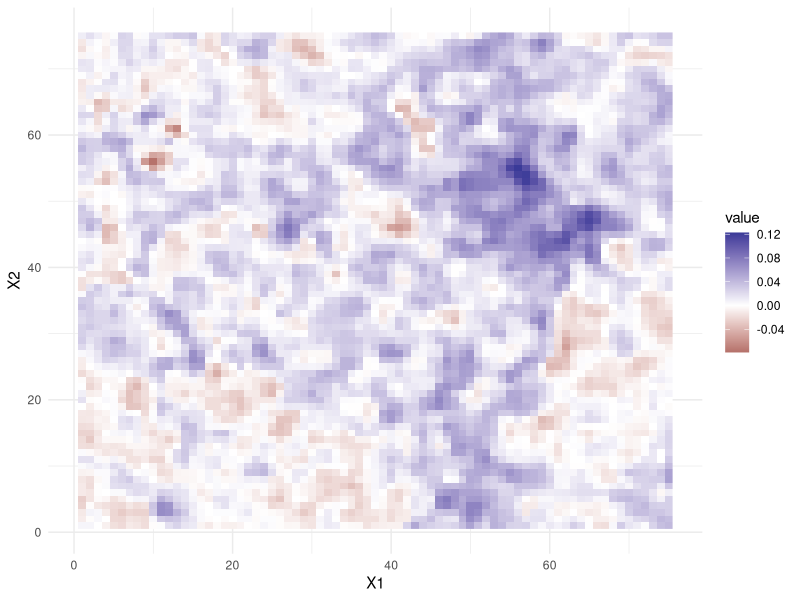

Source code (R): (Note: this script raises an error after producing the figure.)
setwd(dirname(rstudioapi::getActiveDocumentContext()$path))
rm(list=ls())

library(tidyverse)
library(MASS)
library(reshape)
library(ggplot2)

## ---- a
seismic = as.vector(
  read.table('../data/seismic.dat', row.names=NULL))
seismic.df = melt(vapply(seq(1, 75), rep, rep(1,75), times=75))
seismic.df$value = seismic$V1

seismic.obs =
  ggplot(seismic.df, aes(x=X1, y=X2, fill=value)) +
  geom_raster() +
  scale_fill_gradient2() +
  theme_minimal()
print(seismic.obs)
#ggsave("../figures/seismic_data.pdf", plot = seismic.obs,
#       width=5, height=3.5, units="in")

## ---- b
n = nrow(seismic)
p_di_li0 = dnorm(seismic$V1, mean=0.02, sd=0.06)
p_di_li1 = dnorm(seismic$V1, mean=0.08, sd=0.06)
p_di = 0.5 * (p_di_li0 + p_di_li1)
p_li1_di = 0.5 * p_di_li1 / p_di
b_post_reals =
  replicate(10, as.integer(rbernoulli(n, p=p_li1_di)))

# Plot simulations
b_data =
  as_tibble(b_post_reals) %>%
  bind_cols(dplyr::select(seismic.df, X1, X2)) %>%
  gather(sim, value, -X1, -X2)

b_sims_plot =
  ggplot(b_data, aes(x=X1, y=X2, fill=factor(value))) +
  facet_wrap(~sim) +
  geom_raster() +
  scale_fill_brewer() +
  theme_minimal() +
  labs(fill="Value")
ggsave("../figures/b_sims.pdf", plot=b_sims_plot,
       width=6.5, height=5, units="in")

# Plot mean
b_mean_plot =
  dplyr::select(seismic.df, X1, X2) %>%
  add_column(mean=p_li1_di) %>%
  ggplot(aes(x=X1, y=X2, fill=mean)) +
  geom_raster() +
  theme_minimal()
ggsave("../figures/b_mean.pdf", plot=b_mean_plot,
       width=5, height=3.5, units="in")

# Plot variance
b_var_plot =
  dplyr::select(seismic.df, X1, X2) %>%
  add_column(var=p_li1_di * (1 - p_li1_di)) %>%
  ggplot(aes(x=X1, y=X2, fill=var)) +
  geom_raster() +
  theme_minimal()
ggsave("../figures/b_var.pdf", plot=b_var_plot,
       width=5, height=3.5, units="in")

# Plot MMAP
b_mmap_plot =
  dplyr::select(seismic.df, X1, X2) %>%
  add_column(mmap=as.integer(p_li1_di > 0.5)) %>%
  ggplot(aes(x=X1, y=X2, fill=factor(mmap))) +
  geom_raster() +
  scale_fill_brewer() +
  theme_minimal() +
  labs(fill="MMAP")
ggsave("../figures/b_mmap.pdf", plot=b_mmap_plot,
       width=5, height=3.5, units="in")

## ---- c

#Plotting data from comparable domain
complit_mat = as.matrix(read.table('../data/complit.dat', row.names=NULL))
complit_vec = as.vector(t(complit_mat))
complit.df = melt(vapply(seq(1, 66), rep, rep(1,66), times=66))
complit.df$value = complit_vec

complit.obs =
  ggplot(complit.df, aes(x=X1, y=X2, fill=as.factor(value))) +
  geom_raster() +
  scale_fill_brewer() +
  theme_minimal()+
  labs(fill="Data")
print(complit.obs)
ggsave("../figures/complit_data.pdf", plot = complit.obs,
        width=5, height=3.5, units="in")

#Finding neighbors
find_neighbors = function(values, i, dim){
  n = length(values)
  jumps = c(-dim, -1, 1, dim)
  valid_jump = ifelse((i + jumps) < 1 | (i + jumps) > n, FALSE,TRUE)
  
  if((i %% dim) == 1){
    valid_jump[2] = FALSE
  }
  if((i %% dim) == 0){
    valid_jump[3] = FALSE
  }
  
  neighbors = i + jumps[valid_jump]
}

#Neighbors using wrapping boundary conditions
find_neighbors_wrap = function(values, i, dim){
  n = length(values)
  #c(under, left, right, over)
  jumps = c(-dim, -1, 1, dim)
  
  #under
  if((i - dim) < 1){
    jumps[1]  = n-dim
  }
  #over
  if((i + dim) > n){
    jumps[4] = -(n-dim)
  }
  
  #left
  if((i %% dim) == 1){
    jumps[2] = dim-1 
  }
  #right
  if((i %% dim) == 0){
    jumps[3] = -(dim-1)
  }
  
  neighbors = i + jumps
}


#log likelihood for 1 position
loglik1 = function(beta, values, i , dim){
  possible_vals = c(0,1)
  neighb= find_neighbors(values, i, dim)
  norm_const = exp(beta*sum(possible_vals[1]==values[neighb])) + 
    exp(beta*sum(possible_vals[2]==values[neighb]))
  return(beta*sum(values[i]==values[neighb]) - log(norm_const))
}

loglikAll = function(beta, values, dim){
  n = length(values)
  log_p = rep(0,n)
  for(i in 1:n){
    log_p[i] = loglik1(beta, values, i, dim)
  }
  return(sum(log_p))
}

#Estimating beta
beta_start = 1
beta_hat = optim(beta_start, loglikAll, 
                 values = complit_vec, dim = 66, 
                 method = 'Brent', upper = 6, lower = 0,
                 control = list(fnscale = -1))

##############################################
#MCMC
##############################################
#Neighbors using wrapping boundary conditions
find_neighbors_wrap = function(values, i, dim){
  n = length(values)
  #c(under, left, right, over)
  jumps = c(-dim, -1, 1, dim)
  
  #under
  if((i - dim) < 1){
    jumps[1]  = n-dim
  }
  #over
  if((i + dim) > n){
    jumps[4] = -(n-dim)
  }
  
  #left
  if((i %% dim) == 1){
    jumps[2] = dim-1 
  }
  #right
  if((i %% dim) == 0){
    jumps[3] = -(dim-1)
  }
  
  neighbors = i + jumps
}

GibbsOneIt = function(dval, lval, dim, beta, sigma_d, mean_d){
  num_change = 0
  n = length(lval)
  #Draw n positions to change (we will have to do a lot of iterations if not)
  loc = ceiling(n*runif(n))

  for(i in loc){
    #Calculate full conditional probability
    
    #Calculate p(di|li)
    p_di = dnorm(dval[i], mean = mean_d, sd = sigma_d)
    
    #calculatep(li|neighbors)
    neighbors = find_neighbors_wrap(lval, i, dim)
    p_li0_upper = exp(beta * sum(lval[neighbors] == 0))
    p_li1_upper = exp(beta * sum(lval[neighbors] == 1))
  
    #Do I have to normalize now?
    p_li0 = p_li0_upper#/(p_li0_upper + p_li1_upper)
    p_li1 = p_li1_upper#/(p_li0_upper + p_li1_upper)
  
    #Calculate p(li|di, neighbors)
    p_lid0_upper = p_li0*p_di[1]
    p_lid1_upper = p_li1*p_di[2]
  
    final_p0 = p_lid0_upper/(p_lid0_upper + p_lid1_upper)
    
    
    #SILIUS SIN KODE
    #part <- (-(1 / (2 * sigma_d^2)) * (dval[i] - mean_d)^2)
    #num_sim_0 <- sum(lval[neighbors] == 0)
    #num_sim_1 <- 4 - num_sim_0
    #log_p_0 <- part[1] + (beta * num_sim_0)
    #log_p_1 <- part[2] + (beta * num_sim_1) 
    #p_0 <- exp(log_p_0)
    #p_1 <- exp(log_p_1) 
    #sum_p <- p_0 + p_1 
    
    #final_p0 <- p_0 / sum_p
    
    prev_i = lval[i]
    #Propose new value
    u = runif(1)
    if(u<final_p0){
      lval[i] = 0
    }else{
      lval[i] = 1
    }
    if(lval[i] != prev_i){
      num_change = num_change + 1
    }
    #The value is always accepted
  }
  
  return(list(l = lval, change = num_change))
  
}

#Initiate values
set.seed(101)

#from a)
seismic = as.vector(
  read.table('../data/seismic.dat', row.names=NULL))
seismic.df = melt(vapply(seq(1, 75), rep, rep(1,75), times=75))
seismic.df$value = seismic$V1

dval = seismic$V1
dim = 75
sigma_d = 0.06
mean_d = c(0.02,0.08)
beta = 1.72
n = length(dval)
l_start = round(runif(n))

#Run MCMC
num_it = 2000
l_MCMC = matrix(0, ncol = num_it, nrow = n)
num_change = rep(0,num_it)
for (b in 1:num_it){
  res = GibbsOneIt(dval, l_start, dim, beta, sigma_d, mean_d)
  num_change[b] = res$change
  l_MCMC[,b] = res$l
  l_start = res$l
}

#Fraction of 0 and 1
#Used to demonstrate convergence
frac_1 = colSums(l_MCMC)/n
frac_0 = 1-frac_1

ggplot(data.frame(frac = c(frac_1,frac_0), id = as.factor(rep(c(1,0), each = num_it)), 
                  x = rep(1:num_it, 2)))+
  geom_path(aes(x = x, y = frac, col = id))+
  labs(col = 'value')
  
#Define burn-in period
burnin = 1:500

#Realizations
r_index = as.integer(seq(600, 2000, length.out = 10))
realizations_MCMC = l_MCMC[,r_index]
MCMC_data =
  as_tibble(realizations_MCMC) %>%
  bind_cols(dplyr::select(seismic.df, X1, X2)) %>%
  gather(sim, value, -X1, -X2)


realiz_MCMC_plot =
  ggplot(MCMC_data, aes(x=X1, y=X2, fill=factor(value))) +
  facet_wrap(~sim) +
  geom_raster() +
  scale_fill_brewer() +
  theme_minimal() +
  labs(fill="Value")
ggsave("../figures/realizations_MCMC.pdf", plot=realiz_MCMC_plot,
       width=6.5, height=5, units="in")


X1 = MCMC_data$X1
X2 = MCMC_data$X2
#Posterior mean
PostMean = rowMeans(l_MCMC[,-burnin])
post.mean =
  ggplot(data.frame(Mean = PostMean, X1, X2), aes(x=X1, y=X2, fill=Mean)) +
  geom_raster() +
  theme_minimal()
print(post.mean)


#Posterior variance
PostVar = apply(l_MCMC[,-burnin], 1, var)
post.var =
  ggplot(data.frame(Variance = PostVar, X1, X2), aes(x=X1, y=X2, fill=Variance)) +
  geom_raster() +
  theme_minimal()
print(post.var)

#MMAP
position_frac1 = rowSums(l_MCMC[,-burnin])/(num_it-length(burnin))
MMAP = as.numeric(position_frac1>0.5)
post.MMAP =
  ggplot(data.frame(MMAP = MMAP, X1, X2), aes(x=X1, y=X2, fill=as.factor(MMAP))) +
  geom_raster() +
  scale_fill_brewer() +
  theme_minimal() +
  labs(fill="MMAP")
print(post.MMAP)
